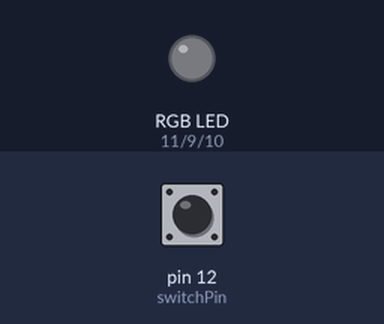
Recording of a sketch running on a simulated Arduino Uno, built with avr-gcc and run on an emulated ATmega328P. Shown: an RGB LED mixed from three pins (HIGH = lit). Inputs (shaded band) come from the test bench; at power-on: pin 12 (switchPin) LOW. Dim RGB values are drawn brighter than linear.

Above: at 1.2 s.
1.3 s: pin 12 (switchPin) pulled HIGH for 0.15 s
At 2.05 s:
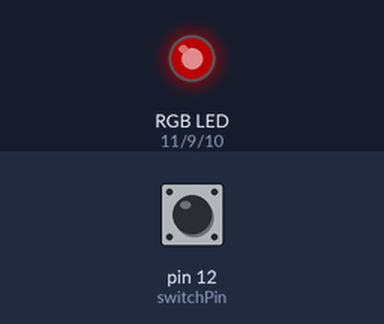
At 4.15 s:
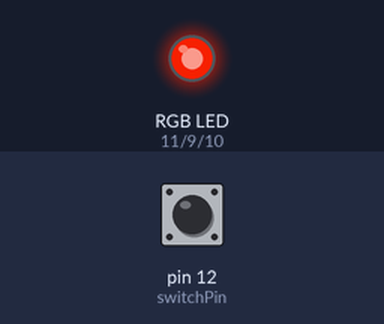
10.3 s: pin 12 (switchPin) pulled HIGH for 3.2 s
At 10.47 s:
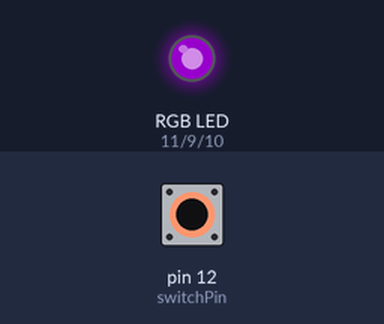
Timing chart, 0 to 28.0 s (numbered marks = the images above; inputs shaded):
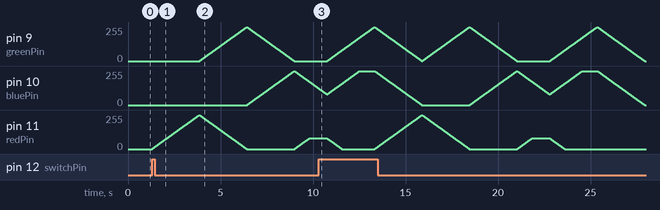

The sketch:

LED_mood_lamp.ino
```cpp
int redPin = 11;
int greenPin = 9;
int bluePin = 10;

const int switchPin = 12;

int r = 0;
int g = 0;
int b = 0;


int switchState = 0;

//uncomment this line if using a Common Anode LED
//#define COMMON_ANODE

void setup()
{
  pinMode(redPin, OUTPUT);
  pinMode(greenPin, OUTPUT);
  pinMode(bluePin, OUTPUT);

  pinMode(switchPin, INPUT);
}

void loop()
{
  switchState = digitalRead(switchPin);

  if (switchState == HIGH ) //if it is,the state is HIGH

  {
  setColor(255, 0, 0);  // red
  delay(10);
  setColor(0, 255, 0);  // green
  delay(10);
  setColor(0, 0, 255);  // blue
  delay(10);
  //setColor(255, 255, 0);  // yellow
  //delay(10);
  setColor(80, 0, 80);  // purple
  delay(10);
  setColor(0, 255, 255);  // aqua
  delay(10);
  }

  else
  {
    setColor(0,0,0);
  }

}

void setColor(int red, int green, int blue)
{
  while ( r != red || g != green || b != blue ) {
    if ( r < red ) r += 1;
    if ( r > red ) r -= 1;

    if ( g < green ) g += 1;
    if ( g > green ) g -= 1;

    if ( b < blue ) b += 1;
    if ( b > blue ) b -= 1;

    _setColor();
    delay(10);
  }
}

void _setColor() {
  analogWrite(redPin, r);
  analogWrite(greenPin, g);
  analogWrite(bluePin, b);
}
```

Measured:
- after the input at 1.3 s, pin 9 (greenPin): rises from 0/255 to 255/255 in 2.5 s, then falls to 0/255 in 2.6 s; pin 10 (bluePin): rises from 0/255 to 255/255 in 2.5 s, then falls to 125/255 in 1.3 s
